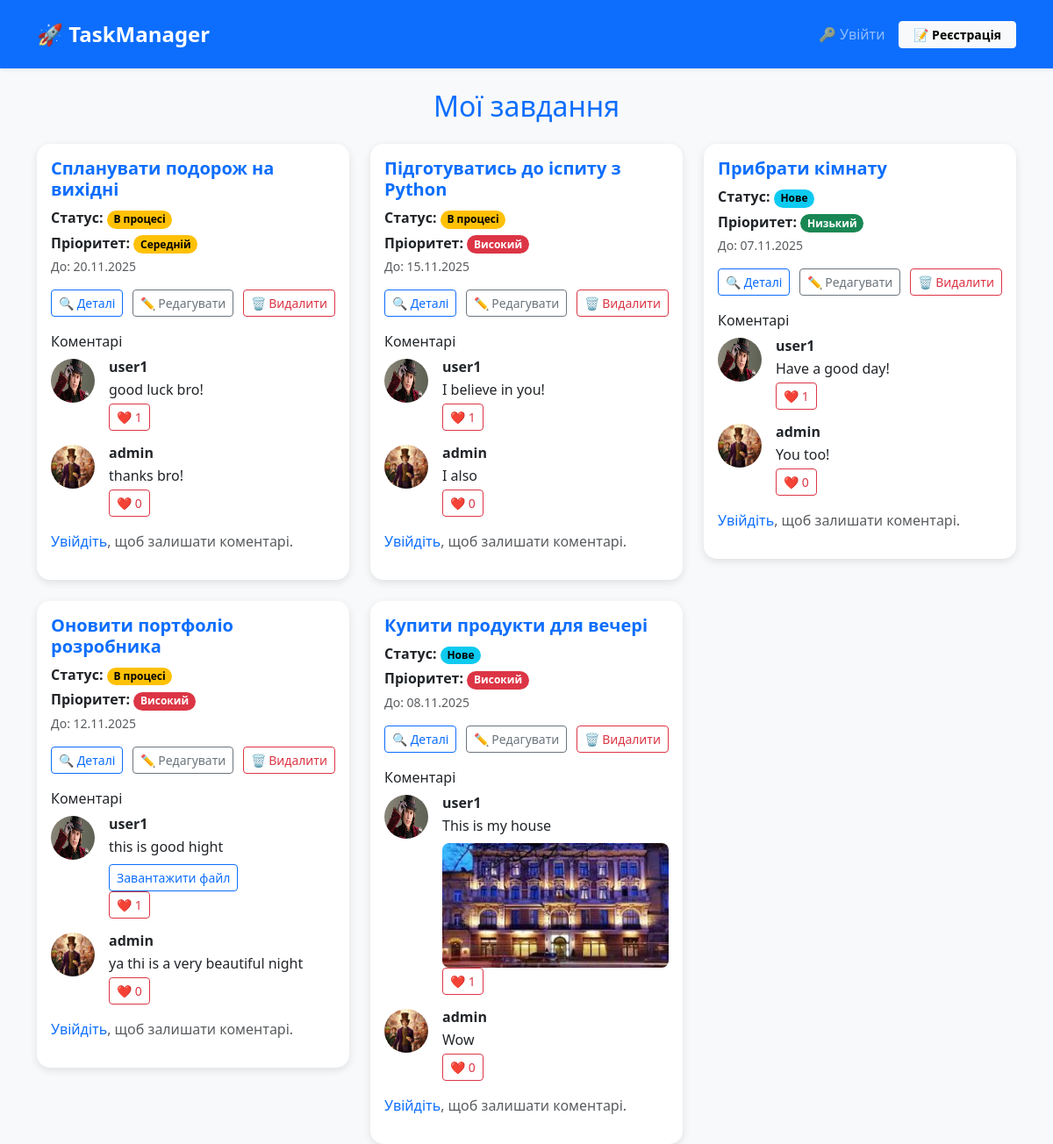
The page / on the database its author committed.
### tasks/models.py (models this page shows, shortened)
class Task(models.Model):
    STATUS_CHOICE = [
        ("do","Нове"),
        ("in_progress","В процесі"),
        ("completed","Завершено"),
    ]
    PRIORRITY_CHOICE = [
        ("low","Низький"),
        ("medium","Середній"),
        ("high","Високий"),
    ]
    title = models.CharField(max_length=250)
    description = models.TextField()
    status = models.CharField(max_length=20,choices=STATUS_CHOICE,default="do")
    priority = models.CharField(max_length=20,choices=PRIORRITY_CHOICE,default="medium")
    due_date = models.DateField(verbose_name="Термін воконання",null=True,blank=False)
    author = models.ForeignKey(User,on_delete=models.CASCADE)
    create_at = models.DateTimeField(auto_now_add=True)
    class Meta:
        ordering = ["-create_at"]

class Comment(models.Model):
    task = models.ForeignKey(Task, on_delete=models.CASCADE, related_name="comments")
    author = models.ForeignKey(User,on_delete=models.CASCADE)
    content = models.CharField(max_length=250)
    create_at = models.DateTimeField(auto_now_add=True)
    media = models.FileField(upload_to="comment_media",blank=True,null=True)
    class Meta:
        ordering = ["create_at"]

class UserProfile(models.Model):
    user = models.OneToOneField(User , on_delete=models.CASCADE)
    avatar = models.ImageField(upload_to="avatars/",null=True , blank = True)
    bio = models.TextField(null=True, blank = True)

### tasks/views.py (the view, shortened to what this page needs)
# urls.py: path('',TaskListViews.as_view(),name="task_list"),
class TaskListViews(ListView):
    model = Task
    template_name = "tasks/task_list.html"
    context_object_name = "tasks"
    def get_context_data(self, **kwargs):
        context = super().get_context_data(**kwargs)
        context["form"] = CommentForm()
        context["comments"] = Comment.objects.annotate(
            like_count=Count("likes")
        ).order_by("-like_count", "-create_at")
        return context

### tasks/templatetags/custom_tags.py (called while the page is built)
@register.filter
def endswith(value, arg):
    if not isinstance(value, str):
        return False
    return value.lower().endswith(arg.lower())

### templates/tasks/task_list.html (shortened to what this page needs)
<!DOCTYPE html>
<html lang="uk">
<head>
  <link href="https://cdn.jsdelivr.net/npm/bootstrap@5.3.8/dist/css/bootstrap.min.css" rel="stylesheet">
</head>
<body>
  <nav class="navbar navbar-expand-lg navbar-dark bg-primary shadow-sm py-3 mb-4">
    <div class="container">
      <a class="navbar-brand fw-bold fs-4" href="{% url 'task_list' %}">🚀 TaskManager</a>
      <div class="collapse navbar-collapse" id="navbarNav">
        <ul class="navbar-nav ms-auto align-items-center">
          {% if user.is_authenticated %}
            <li class="nav-item me-3">
              <a href="{% url 'task_create' %}" class="nav-link text-white fs-6">➕ Створити завдання</a>
            </li>
            <li class="nav-item">
              <form action="{% url 'logout' %}" method="post" class="m-0 p-0">
                {% csrf_token %}
                <button type="submit" class="btn btn-outline-light btn-sm px-3 py-1 fw-semibold">
                  🚪 Вийти
                </button>
              </form>
            </li>
            <li class="nav-item ms-3">
              <a href="{% url 'profile' user.username %}" class="btn btn-light btn-sm fw-semibold px-3 py-1">👤 {{ user.username }}</a>
            </li>
          {% else %}
            <li class="nav-item me-2">
              <a class="nav-link fs-6" href="{% url 'login' %}">🔑 Увійти</a>
            </li>
            <li class="nav-item">
              <a class="btn btn-light btn-sm fw-semibold px-3 py-1" href="{% url 'register' %}">
                📝 Реєстрація
              </a>
            </li>
          {% endif %}
        </ul>
      </div>
    </div>
  </nav>
  <div class="container">
    <h2 class="text-center text-primary mb-4">Мої завдання</h2>
    {% if tasks %}
      <div class="row g-4">
        {% for task in tasks %}
          <div class="col-md-6 col-lg-4">
            <div class="card task-card border-0">
              <div class="card-body">
                <h5 class="card-title fw-bold text-primary">{{ task.title }}</h5>
                <p class="mb-1">
                  <strong>Статус:</strong>
                  <span class="badge rounded-pill
                    {% if task.status == 'do' %} text-bg-info
                    {% elif task.status == 'in_progress' %} text-bg-warning
                    {% elif task.status == 'completed' %} text-bg-success
                    {% else %} text-bg-secondary
                    {% endif %}">
                    {{ task.get_status_display }}
                  </span>
                </p>
                <p class="mb-1">
                  <strong>Пріоритет:</strong>
                  <span class="badge rounded-pill
                    {% if task.priority == 'low' %} text-bg-success
                    {% elif task.priority == 'medium' %} text-bg-warning
                    {% elif task.priority == 'high' %} text-bg-danger
                    {% else %} text-bg-secondary
                    {% endif %}">
                    {{ task.get_priority_display }}
                  </span>
                </p>
                <p class="text-muted small">До: {{ task.due_date|date:"d.m.Y" }}</p>
                <div class="d-flex justify-content-between mb-3">
                  <a href="{% url 'task_detail' task.pk %}" class="btn btn-outline-primary btn-sm">🔍 Деталі</a>
                  <a href="{% url 'task_update' task.pk %}" class="btn btn-outline-secondary btn-sm">✏️ Редагувати</a>
                  <a href="{% url 'task_delete' task.pk %}" class="btn btn-outline-danger btn-sm">🗑️ Видалити</a>
                </div>
                <p class="fw-light mb-2">Коментарі</p>
                {% if task.comments.all %}
                    {% for comment in task.comments.all %}
                    <div class="d-flex flex-start mb-3">
                      <img class="rounded-circle shadow-1-strong me-3"
                           src="{{ comment.author.userprofile.avatar.url }}"
                           width="50" height="50" alt="Аватар користувача">
                      <div>
                          <h6 class="fw-bold mb-1">{{ comment.author.username }}</h6>
                          <p class="mb-1">{{ comment.content }}</p>
                          {% load custom_tags %}
                          {% if comment.media %}
                              <div class="comment-media mt-2">
                                  {% if comment.media.url|endswith:".jpg" or comment.media.url|endswith:".jpeg" or comment.media.url|endswith:".png" %}
                                      <img src="{{ comment.media.url }}" alt="Фото" style="max-width: 100%; border-radius: 8px;">
                                  {% elif comment.media.url|endswith:".mp4" %}
                                      <video width="320" height="240" controls>
                                          <source src="{{ comment.media.url }}" type="video/mp4">
                                      </video>
                                  {% else %}
                                      <a href="{{ comment.media.url }}" class="btn btn-outline-primary btn-sm">Завантажити файл</a>
                                  {% endif %}
                              </div>
                          {% endif %}
                          <form action="{% url 'like_comment' comment.pk %}" method="post" class="d-inline mt-2">
                              <button type="submit" class="btn btn-outline-danger btn-sm d-flex align-items-center">
                                  ❤️ {{ comment.likes.count }}
                              </button>
                          </form>
                      </div>
                  </div>
                    {% endfor %}
                {% else %}
                    <p class="text-muted small">Немає коментарів.</p>
                {% endif %}
                {% if user.is_authenticated %}
                    <form method="post" enctype="multipart/form-data" class="mt-2">
                        {% csrf_token %}
                        {{ form.content }}
                        <input type="file" name="media" class="form-control mt-2">
                        <input type="hidden" name="task_id" value="{{ task.pk }}">
                        <button type="submit" class="btn btn-sm btn-primary mt-2">💬 Додати коментар</button>
                    </form>
                {% else %}
                    <p class="text-muted mt-2">
                        <a href="{% url 'login' %}" class="text-decoration-none">Увійдіть</a>, щоб залишати коментарі.
                    </p>
                {% endif %}
              </div>
            </div>
          </div>
        {% endfor %}
      </div>
    {% else %}
      <div class="alert alert-info text-center">Поки що немає завдань</div>
    {% endif %}
  </div>
</body>
</html>

### templates/tasks/task_list.html (style rules this page uses)
body { background-color: #f8f9fa; }
.task-card { border-radius: 15px; box-shadow: 0 3px 10px rgba(0, 0, 0, 0.1); transition: transform 0.2s ease; }

### rows shown on the page
Task: title "Спланувати подорож на вихідні", status "В процесі", priority "Середній", due_date "20.11.2025"
Comment: author.userprofile.avatar (picture), author.username "user1", content "good luck bro!", likes.count "1"
Comment: author.userprofile.avatar (picture), author.username "admin", content "thanks bro!", likes.count "0"
Task: title "Підготуватись до іспиту з Python", status "В процесі", priority "Високий", due_date "15.11.2025"
Comment: author.userprofile.avatar (picture), author.username "user1", content "I believe in you!", likes.count "1"
Comment: author.userprofile.avatar (picture), author.username "admin", content "I also", likes.count "0"
Task: title "Прибрати кімнату", status "Нове", priority "Низький", due_date "07.11.2025"
Comment: author.userprofile.avatar (picture), author.username "user1", content "Have a good day!", likes.count "1"
Comment: author.userprofile.avatar (picture), author.username "admin", content "You too!", likes.count "0"
Task: title "Оновити портфоліо розробника", status "В процесі", priority "Високий", due_date "12.11.2025"
Comment: author.userprofile.avatar (picture), author.username "user1", content "this is good hight", likes.count "1"
Comment: author.userprofile.avatar (picture), author.username "admin", content "ya thi is a very beautiful night", likes.count "0"
Task: title "Купити продукти для вечері", status "Нове", priority "Високий", due_date "08.11.2025"
Comment: author.userprofile.avatar (picture), author.username "user1", content "This is my house", media (picture), likes.count "1"
Comment: author.userprofile.avatar (picture), author.username "admin", content "Wow", likes.count "0"
